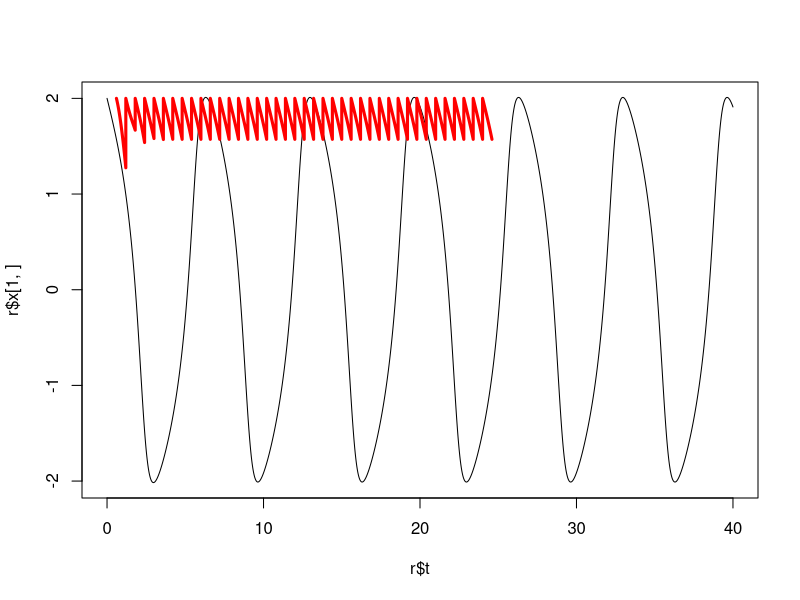

Recreate this plot in R.
Resuelve_tao <- function(vali=c(0,0), tao=0, f=0, del){
   x1 = vali
   np = length(f)
   epsi=1
   xc = f
   x = matrix(rep(0, 2*np), nrow=2)

   x[,1] = x1
   for (i in 2:np){
      x2 = x1 + del* c(epsi*xc[i-1] * (1 - xc[i-1]^2/3) - x1[2], x1[1])
      x[,i] = x2
      x1 = x2
   }
   res = list(t=t, x=x)
}

Resuelve <- function(vali=c(0,0)){
   x1 = vali
   del = .001
   epsi=1

   t = seq(0,40,del)
   np = length(t)
   x = matrix(rep(0, 2*np), nrow=2)

   x[,1] = x1
   for (i in 2:np){
      x2 = x1 + del* c(epsi*x1[1] * (1 - x1[1]^2/3) - x1[2], x1[1])
      x[,i] = x2
      x1 = x2
   }
   res = list(t=t, x=x)
}

tao = .6
del = .001
np = round(tao/del)+1
t = seq(0,tao, length.out=np)
del = t[2] - t[1]

x1 = c(2,0)
f = x1[1] * rep(1,np)

r = Resuelve(x1)

print(names(r))

plot(r$t, r$x[1,], type='l')

tt = c()
xx = c()

for (i in 1:40){
  rt = Resuelve_tao(x1,tao,f, del)
  xi = rt$x[,np]
  f = rt$x[1,]
  tt = c(tt, i*tao+t)
  xx = c(xx, rt$x[1,])
}

points(tt, xx, type='l', col='red', lwd=3)





